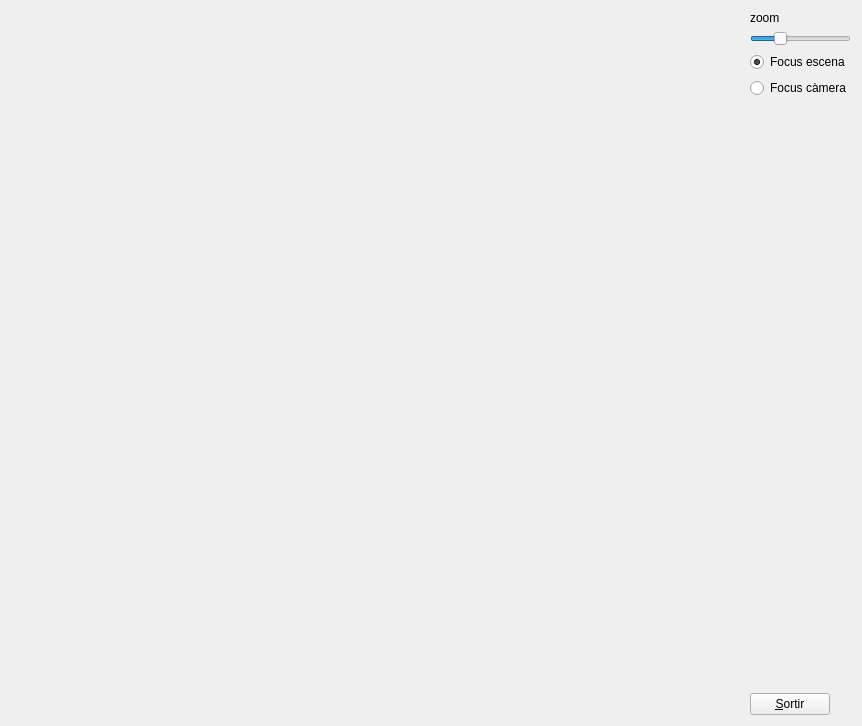
<?xml version="1.0" encoding="UTF-8"?>
<ui version="4.0">
 <class>MyForm</class>
 <widget class="QWidget" name="MyForm">
  <property name="geometry">
   <rect>
    <x>0</x>
    <y>0</y>
    <width>862</width>
    <height>726</height>
   </rect>
  </property>
  <property name="windowTitle">
   <string>Form</string>
  </property>
  <layout class="QHBoxLayout" name="horizontalLayout">
   <item>
    <widget class="MyGLWidget" name="widget" native="true">
     <property name="sizePolicy">
      <sizepolicy hsizetype="Expanding" vsizetype="Expanding">
       <horstretch>0</horstretch>
       <verstretch>0</verstretch>
      </sizepolicy>
     </property>
    </widget>
   </item>
   <item>
    <layout class="QVBoxLayout" name="verticalLayout">
     <item>
      <widget class="QLabel" name="label">
       <property name="text">
        <string>zoom</string>
       </property>
      </widget>
     </item>
     <item>
      <widget class="QSlider" name="horizontalSlider">
       <property name="sizePolicy">
        <sizepolicy hsizetype="Minimum" vsizetype="Fixed">
         <horstretch>0</horstretch>
         <verstretch>0</verstretch>
        </sizepolicy>
       </property>
       <property name="minimum">
        <number>13</number>
       </property>
       <property name="maximum">
        <number>150</number>
       </property>
       <property name="value">
        <number>50</number>
       </property>
       <property name="orientation">
        <enum>Qt::Horizontal</enum>
       </property>
      </widget>
     </item>
     <item>
      <widget class="QRadioButton" name="radioButton">
       <property name="text">
        <string>Focus escena</string>
       </property>
       <property name="checked">
        <bool>true</bool>
       </property>
      </widget>
     </item>
     <item>
      <widget class="QRadioButton" name="radioButton_2">
       <property name="text">
        <string>Focus càmera</string>
       </property>
      </widget>
     </item>
     <item>
      <spacer name="verticalSpacer">
       <property name="orientation">
        <enum>Qt::Vertical</enum>
       </property>
       <property name="sizeHint" stdset="0">
        <size>
         <width>20</width>
         <height>40</height>
        </size>
       </property>
      </spacer>
     </item>
     <item>
      <widget class="QPushButton" name="pushButton">
       <property name="sizePolicy">
        <sizepolicy hsizetype="Fixed" vsizetype="Fixed">
         <horstretch>0</horstretch>
         <verstretch>0</verstretch>
        </sizepolicy>
       </property>
       <property name="text">
        <string>&amp;Sortir</string>
       </property>
      </widget>
     </item>
    </layout>
   </item>
  </layout>
 </widget>
 <customwidgets>
  <customwidget>
   <class>MyGLWidget</class>
   <extends>QWidget</extends>
   <header>MyGLWidget.h</header>
   <container>1</container>
   <slots>
    <signal>zoomcanviat(int)</signal>
    <signal>canviarACamera()</signal>
    <signal>canviarAEscena()</signal>
    <slot>canviarzoom(int)</slot>
    <slot>focusescena()</slot>
    <slot>focuscamera()</slot>
   </slots>
  </customwidget>
 </customwidgets>
 <resources/>
 <connections>
  <connection>
   <sender>pushButton</sender>
   <signal>clicked()</signal>
   <receiver>MyForm</receiver>
   <slot>close()</slot>
   <hints>
    <hint type="sourcelabel">
     <x>804</x>
     <y>715</y>
    </hint>
    <hint type="destinationlabel">
     <x>839</x>
     <y>529</y>
    </hint>
   </hints>
  </connection>
  <connection>
   <sender>horizontalSlider</sender>
   <signal>valueChanged(int)</signal>
   <receiver>widget</receiver>
   <slot>canviarzoom(int)</slot>
   <hints>
    <hint type="sourcelabel">
     <x>748</x>
     <y>44</y>
    </hint>
    <hint type="destinationlabel">
     <x>703</x>
     <y>80</y>
    </hint>
   </hints>
  </connection>
  <connection>
   <sender>widget</sender>
   <signal>zoomcanviat(int)</signal>
   <receiver>horizontalSlider</receiver>
   <slot>setValue(int)</slot>
   <hints>
    <hint type="sourcelabel">
     <x>460</x>
     <y>238</y>
    </hint>
    <hint type="destinationlabel">
     <x>784</x>
     <y>47</y>
    </hint>
   </hints>
  </connection>
  <connection>
   <sender>radioButton</sender>
   <signal>released()</signal>
   <receiver>widget</receiver>
   <slot>focusescena()</slot>
   <hints>
    <hint type="sourcelabel">
     <x>766</x>
     <y>64</y>
    </hint>
    <hint type="destinationlabel">
     <x>713</x>
     <y>144</y>
    </hint>
   </hints>
  </connection>
  <connection>
   <sender>radioButton_2</sender>
   <signal>released()</signal>
   <receiver>widget</receiver>
   <slot>focuscamera()</slot>
   <hints>
    <hint type="sourcelabel">
     <x>814</x>
     <y>101</y>
    </hint>
    <hint type="destinationlabel">
     <x>714</x>
     <y>165</y>
    </hint>
   </hints>
  </connection>
  <connection>
   <sender>widget</sender>
   <signal>canviarACamera()</signal>
   <receiver>radioButton_2</receiver>
   <slot>click()</slot>
   <hints>
    <hint type="sourcelabel">
     <x>693</x>
     <y>336</y>
    </hint>
    <hint type="destinationlabel">
     <x>835</x>
     <y>100</y>
    </hint>
   </hints>
  </connection>
  <connection>
   <sender>widget</sender>
   <signal>canviarAEscena()</signal>
   <receiver>radioButton</receiver>
   <slot>click()</slot>
   <hints>
    <hint type="sourcelabel">
     <x>705</x>
     <y>279</y>
    </hint>
    <hint type="destinationlabel">
     <x>798</x>
     <y>67</y>
    </hint>
   </hints>
  </connection>
 </connections>
</ui>
